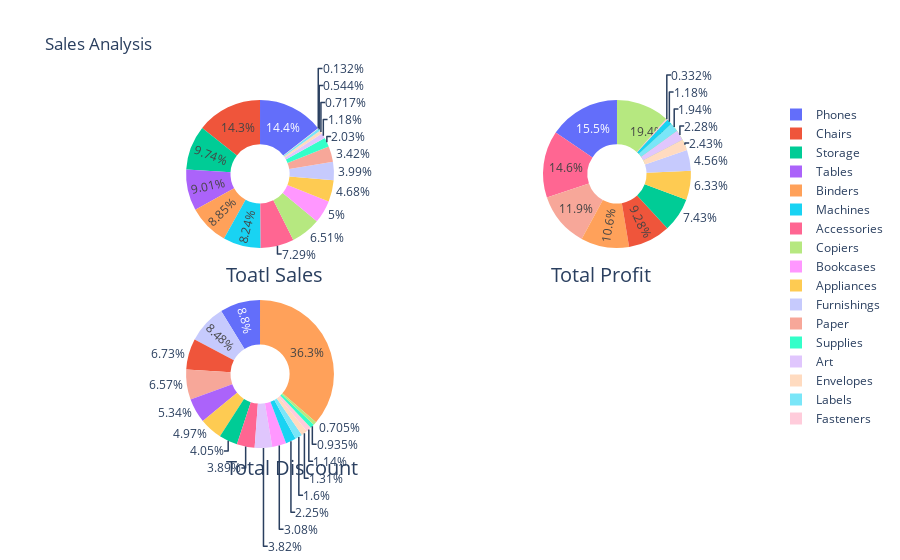

Notebook code cell kept with this figure:
### Code cell
Total_Sales=data.groupby(['Sub-Category'])['Sub-Category','Sales','Profit','Discount'].sum().sort_values('Sub-Category',ascending=False).reset_index()


fig = make_subplots(rows=2, cols=2, specs=[[{'type':'domain'}, {'type':'domain'}],[{'type':'domain'}, {'type':'domain'}]])
fig.add_trace(go.Pie(labels=Total_Sales['Sub-Category'], values=Total_Sales['Sales'], name="Total Sales"),
              1, 1)
fig.add_trace(go.Pie(labels=Total_Sales['Sub-Category'], values=Total_Sales['Profit'], name="Total Profit"),
              1, 2)

fig.add_trace(go.Pie(labels=Total_Sales['Sub-Category'], values=Total_Sales['Discount'], name="Total Discount"),
              2, 1)


# Use `hole` to create a donut-like pie chart
fig.update_traces(hole=.4, hoverinfo="label+percent+name")

fig.update_layout(
    title_text="Sales Analysis",
    # Add annotations in the center of the donut pies.
    annotations=[dict(text='Toatl Sales', x=0.17, y=0.5, font_size=20, showarrow=False),
                 dict(text='Total Profit', x=0.83, y=0.5, font_size=20, showarrow=False),
                 dict(text='Total Discount', x=0.17, y=-0.1, font_size=20, showarrow=False),
                 dict(text='', x=0.83, y=-0.1, font_size=20, showarrow=False)])
fig.show()

### Figure 1 — Plotly figure (JSON) as saved in the notebook; plotly's stock layout.template omitted (floating-point values rounded to 4 significant figures)
{"data": [{"domain": {"x": [0, 0.45], "y": [0.575, 1]}, "hole": 0.4, "hoverinfo": "label+percent+name", "labels": ["Tables", "Supplies", "Storage", "Phones", "Paper", "Machines", "Labels", "Furnishings", "Fasteners", "Envelopes", "Copiers", "Chairs", "Bookcases", "Binders", "Art", "Appliances", "Accessories"], "name": "Total Sales", "type": "pie", "values": [207000.0, 46670.0, 223800.0, 330000.0, 78480.0, 189200.0, 12490.0, 91710.0, 3024.0, 16480.0, 149500.0, 328400.0, 114900.0, 203400.0, 27120.0, 107500.0, 167400.0]}, {"domain": {"x": [0.55, 1], "y": [0.575, 1]}, "hole": 0.4, "hoverinfo": "label+percent+name", "labels": ["Tables", "Supplies", "Storage", "Phones", "Paper", "Machines", "Labels", "Furnishings", "Fasteners", "Envelopes", "Copiers", "Chairs", "Bookcases", "Binders", "Art", "Appliances", "Accessories"], "name": "Total Profit", "type": "pie", "values": [-17730.0, -1189.0, 21280.0, 44520.0, 34050.0, 3385.0, 5546.0, 13060.0, 949.5, 6964.0, 55620.0, 26590.0, -3473.0, 30220.0, 6528.0, 18140.0, 41940.0]}, {"domain": {"x": [0, 0.45], "y": [0, 0.425]}, "hole": 0.4, "hoverinfo": "label+percent+name", "labels": ["Tables", "Supplies", "Storage", "Phones", "Paper", "Machines", "Labels", "Furnishings", "Fasteners", "Envelopes", "Copiers", "Chairs", "Bookcases", "Binders", "Art", "Appliances", "Accessories"], "name": "Total Discount", "type": "pie", "values": [83.35, 14.6, 63.2, 137.4, 102.6, 35.2, 25.0, 132.4, 17.8, 20.4, 11, 105, 48.14, 567.0, 59.6, 77.6, 60.8]}], "layout": {"annotations": [{"font": {"size": 20}, "showarrow": false, "text": "Toatl Sales", "x": 0.17, "y": 0.5}, {"font": {"size": 20}, "showarrow": false, "text": "Total Profit", "x": 0.83, "y": 0.5}, {"font": {"size": 20}, "showarrow": false, "text": "Total Discount", "x": 0.17, "y": -0.1}, {"font": {"size": 20}, "showarrow": false, "text": "", "x": 0.83, "y": -0.1}], "title": {"text": "Sales Analysis"}}}
